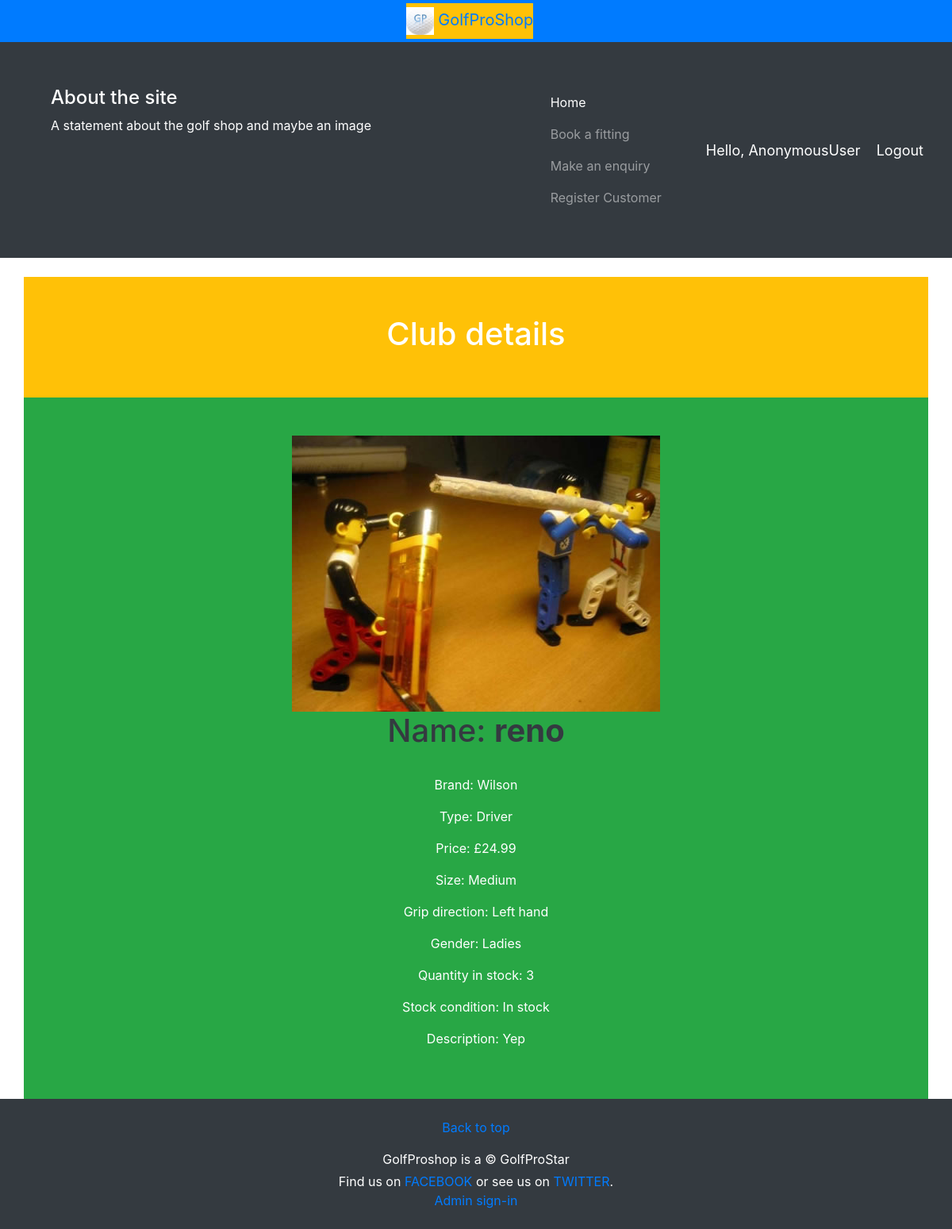
The app's page /SingleProduct/1/ with its own data.
### golfshop/models.py (models this page shows, shortened)
class Club(models.Model):
    CLUB_BRAND_CHOICES = (('WIL','Wilson'),('PK','Pike'),('FZ','Frazer'))
    CLUB_GRIPDIRECTION_CHOICES = (('LH','Left hand'),('RH','Right hand'))
    CLUB_TYPE_CHOICES = [
        ('OTHER', (
            ('DR','Driver'),('W','Wedge'),('P','Putter')
            )
        ),
        ('IRON', (
            ('3i','3 iron'),('4i','4 iron'),('5i','5 iron'),('6i','6 iron'),
            ('7i','7 iron'),('8i','8 iron')
            )
        ),
        ('WOOD', (
            ('3w','3 wood'),('2w','2 wood'),('1w','1 wood')
            )
            ),
        ]
    CLUB_GENDER_CHOICES= (('L','Ladies'),('M','Mens'),('J','Juniors'))
    CLUB_SIZE_CHOICES= (('SM','Short'),('M','Medium'),('L','Large'))
    CLUB_SET_CHOICES= (('N','None'),('F','Full'),('H','Half'))
    CLUB_STOCKCONDITION= (('OOS','Out of stock'),('IS','In stock'))
    club_image= models.ImageField(upload_to='images/')
    club_name= models.CharField('Club name', max_length=50)
    club_brand= models.CharField(max_length=20, choices=CLUB_BRAND_CHOICES, blank=True)
    club_type= models.CharField(max_length=20, choices=CLUB_TYPE_CHOICES, blank=True)
    club_summary= models.CharField('Club summary',max_length=200)
    club_size= models.CharField(max_length=10, choices=CLUB_SIZE_CHOICES, blank=True)
    club_gripDirection= models.CharField(max_length=10, choices=CLUB_GRIPDIRECTION_CHOICES, blank=True)
    club_gender= models.CharField(max_length=10, choices=CLUB_GENDER_CHOICES, blank=True)
    club_price= models.DecimalField(max_digits=5, decimal_places=2)
    club_set= models.CharField(max_length=10, choices=CLUB_SET_CHOICES, blank=True)
    club_quantity= models.PositiveIntegerField(default=0)
    club_stockCondition= models.CharField(max_length=10, choices=CLUB_STOCKCONDITION, default='IS')

### golfshop/views.py (the view)
# urls.py: path('SingleProduct/<int:id>/', golfshop.views.singleProduct, name="SingleProduct"),
def singleProduct(request, id):
    try:
        club = Club.objects.get(id=id)
    except Club.DoesNotExist:
        raise Http404("Club not found")
    return render(request, 'SingleProduct.html', {'club':club,})

### golfshop/templates/SingleProduct.html (shortened to what this page needs)
{% extends 'Base.html' %}
{% load static %}
{% block content %}
<br>
    <div class="container bg-warning text-white  text-center p-5">
        <h1>Club details</h1>
    </div>
    <div class="container bg-success text-white  text-center p-5">
    <img src="{{club.club_image.url}}">
    <h1 class="text-dark">Name: <b>{{club.club_name}}</b></h1>
    <br>
    <p>Brand: {{club.get_club_brand_display}}</p>
    <p>Type: {{club.get_club_type_display}}</p>
    <p>Price: £{{club.club_price}}</p>
    <p>Size: {{club.get_club_size_display}}</p>
    <p>Grip direction: {{club.get_club_gripDirection_display}}</p>
    <p>Gender: {{club.get_club_gender_display}}</p>
    <p>Quantity in stock: {{club.club_quantity}}</p>
    <p>Stock condition: {{club.get_club_stockCondition_display}}</p>
    <p>Description: {{club.club_summary | capfirst}}</p>
    </div>
{% endblock %}

### golfshop/templates/Base.html (shortened to what this page needs)
{% load static %}
<html>
    <head>
        <link rel="stylesheet" href="https://stackpath.bootstrapcdn.com/bootstrap/4.5.0/css/bootstrap.min.css">
    </head>
    <body>
<div class="p-1 bg-primary text-white text-center">
  <a class="navbar-brand  bg-warning" href="/">
    <img src="{% static 'images/GolfProLogo.jpg' %}" alt="" width="35" height="35">
     GolfProShop</a>
</div>
{% block bubbly_fun %}
{% load static %}
{% endblock %}
{% include 'Navbar.html' %}
{% block content %}{% endblock %}
<footer class="container-fluid p-4 bg-dark text-white text-center">
        <a href="#">Back to top</a>
        <p class="mb-1">GolfProshop is a &copy; GolfProStar</p>
        <p class="mb-0">Find us on <a href="#">FACEBOOK</a> or see us on <a href="#">TWITTER</a>.</p>
        <a href="{% url 'admin:index' %}">Admin sign-in</a>
</footer>
    </body>
</html>

### golfshop/templates/navbar.html (shortened to what this page needs)
{% load static %}
<nav class="navbar sticky-top navbar-expand-xl navbar-dark bg-dark">
  <div class="collapse navbar-collapse" id="navbarNav">
    <div class="col">
      <div class="row gx-5">
        <div class="col p-md-5 py-4">
          <h4 class="text-white">About the site</h4>
          <p class="text-white">A statement about the golf shop and maybe an image</div>
          <ul class="navbar-nav">
            <div class="col p-md-5 py-4">
              <li class="nav-item active">
                <a class="nav-link" href="{% url 'Home' %}">Home</a>
              </li>
              <!--{% if request.user.is_staff %}
              </li>
              <li class="nav-item active">
                <a class="nav-link" href="#">Add Club</a>
              </li>
              {% else %}
              <li class="nav-item">
                <a class="nav-link" href="#">Cart</a>
              </li>
              <li class="nav-item">
                <a class="nav-link" href="#">Login</a>-->
              <li class="nav-item ">
                <a class="nav-link" href="{% url 'BookFitting' %}">Book a fitting</a>
              </li>
              <li class="nav-item ">
                <a class="nav-link" href="{% url 'GeneralEnquiry' %}">Make an enquiry</a>
              </li>
              <li class="nav-item ">
                <a class="nav-link" href="{% url 'RegisterCustomer' %}">Register Customer</a>
              </li>
              {% endif %}
            </div>
          </ul>
        </div>
      </div>
    </div>
  <span class="greet">Hello, {{request.user}}</span>
  <span ><a  class="greet" href="#">Logout</a></span>
</nav>

### golfshop/templates/navbar.html (style rules this page uses)
.greet { font-size: 18px; color: #fff; margin-right: 20px; }

### records on screen
Club: club_image (picture), club_name "reno", club_brand "Wilson", club_type "Driver", club_price "24.99", club_size "Medium", club_gripDirection "Left hand", club_gender "Ladies", club_quantity "3", club_stockCondition "In stock", club_summary "Yep"

### other values on screen
{{ request.user }} "AnonymousUser"
